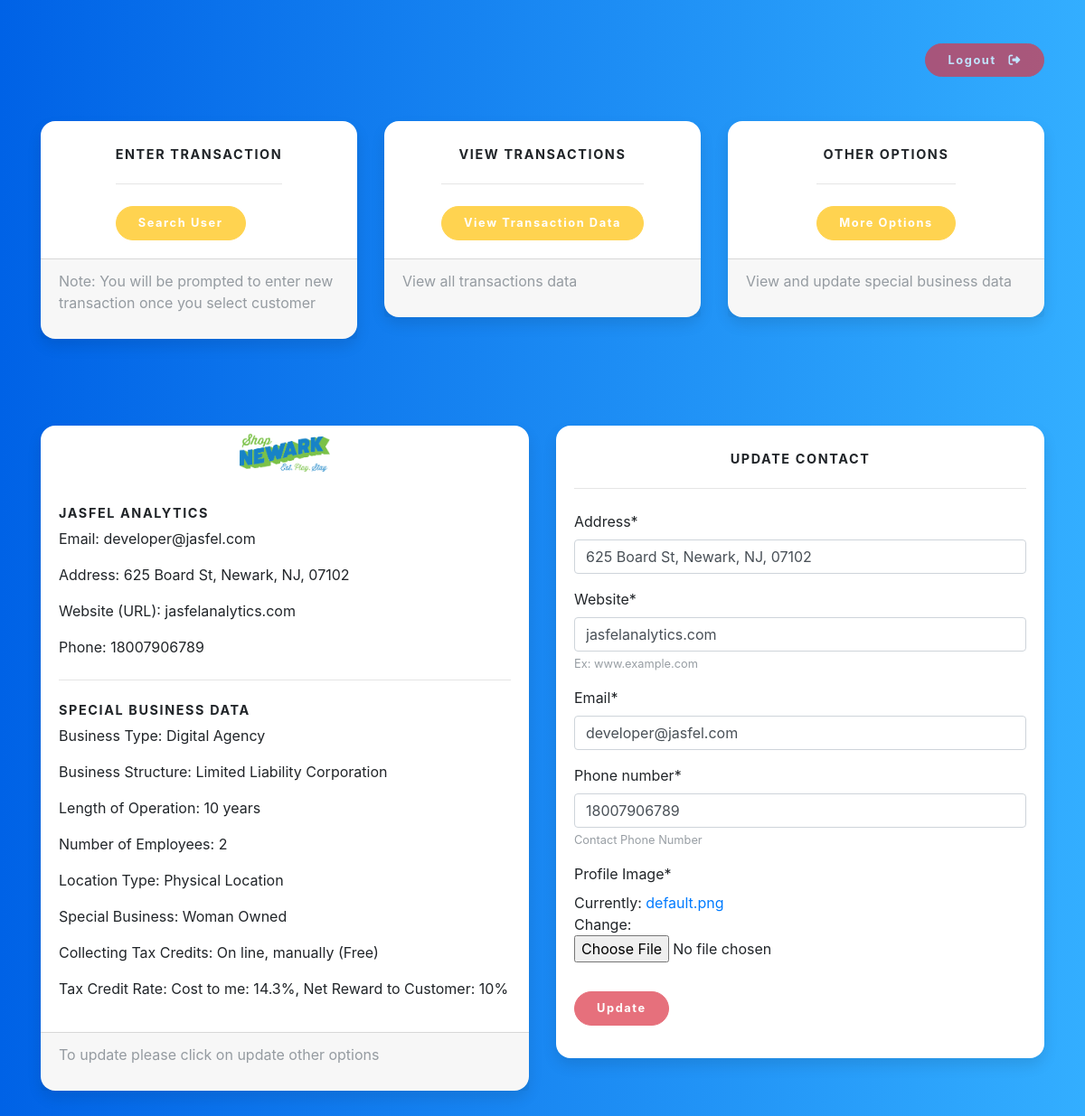
Page /dashboard/ (signed in) on the earlier database version.
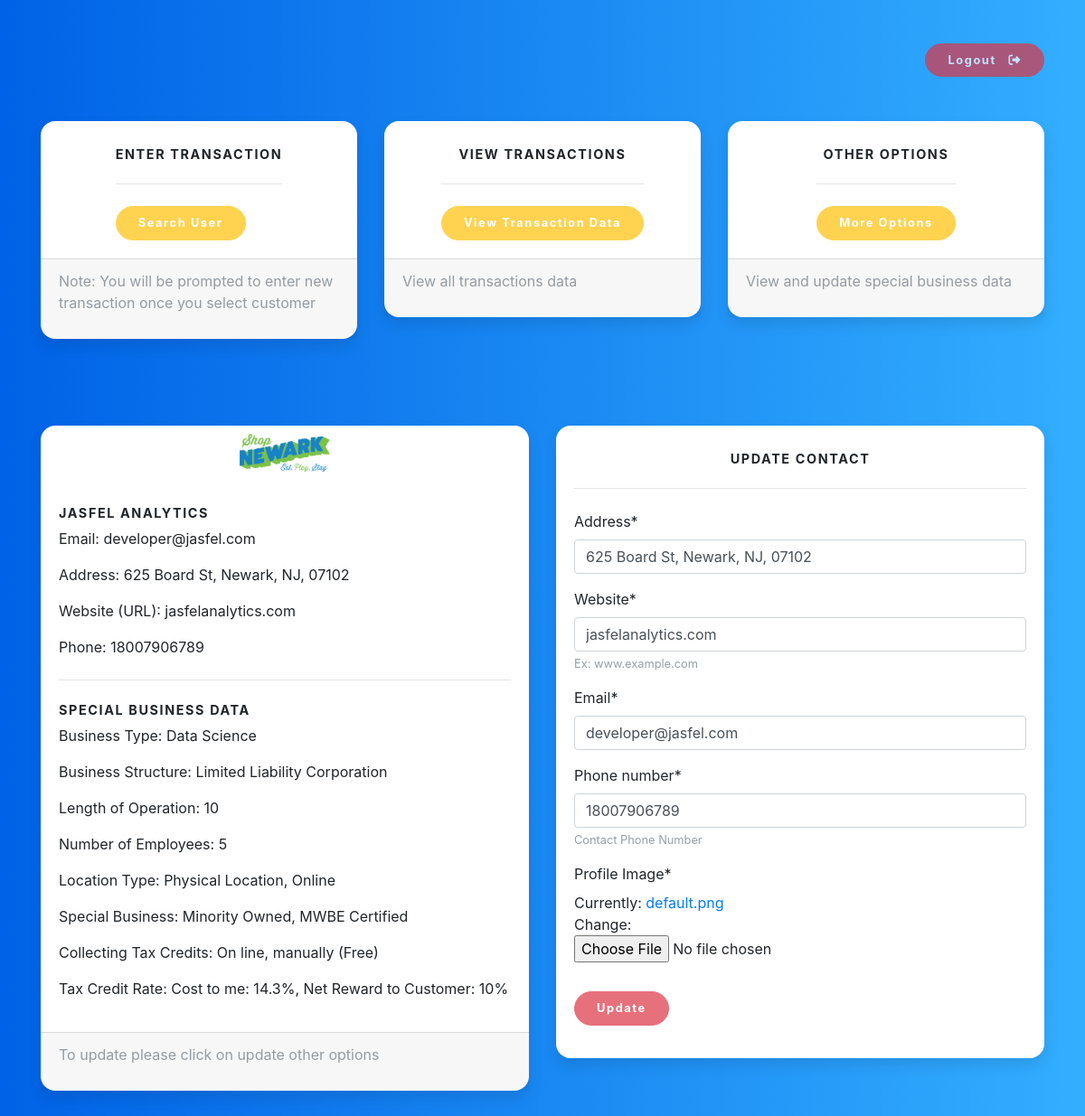
Same page on the later database version.
### users/models.py (models this page shows, shortened)
class User(AbstractBaseUser):
    email = models.EmailField(verbose_name="Email Address", max_length=60, unique=True)
    date_joined = models.DateTimeField(verbose_name="Date Joined", auto_now_add=True)
    last_login = models.DateTimeField(verbose_name="Last Login", auto_now_add=True)
    is_admin = models.BooleanField(default=False)
    is_active = models.BooleanField(default=True)
    is_staff = models.BooleanField(default=False)
    is_superuser = models.BooleanField(default=False)
    company_name = models.CharField(max_length=100, unique=False, verbose_name="Name of Business")
    legal_name = models.CharField(max_length=100, unique=False, verbose_name="Legal Name")
    address = models.CharField(max_length=100, unique=False, verbose_name="Address")
    business_type = models.CharField(max_length=100, unique=False, verbose_name="Type of Business")
    contact_name = models.CharField(max_length=100, unique=False, verbose_name="Contact Name")
    phone_number = models.CharField(max_length=12, blank=False, help_text="Contact Phone Number")
    website = models.CharField(max_length=30, unique=False, verbose_name="Website", help_text="Ex: www.example.com")
    bank_name = models.CharField(max_length=100, unique=False, verbose_name="Bank Name", default="", blank=True)
    branch_location = models.CharField(max_length=100, unique=False, verbose_name="Branch Location", default="", blank=True)
    aba_number = models.CharField(max_length=100, unique=False, verbose_name="ABA Number", default="", blank=True)
    account_number = models.CharField(max_length=100, unique=False, verbose_name="Account Number", default="", blank=True)
    banner = models.CharField(verbose_name="Options", max_length=1000, choices=BANNER_CHOICES)
    business_structure = models.CharField(max_length=1000, choices=BUSINESS_STRUCTURE_CHOICES)
    length_of_operation = models.CharField(max_length=100, unique=False, verbose_name="Length of Operation", help_text="Ex: 10 months")
    number_of_employees = models.CharField(max_length=100, unique=False, verbose_name="Number of Employees", help_text="Ex: 12 employees")
    location_type = MultiSelectField(choices=LOCATION_TYPE, unique=False, verbose_name="Does your business have a physical location? (Check all that apply)")
    speical_business = MultiSelectField(choices=SPECIAL_BUSINESS, unique=False, verbose_name="Is your business: (Check all that apply)")
    tax_credits = models.CharField(max_length=1000, choices=TAX_CREDIT_OPTIONS)
    rate = models.CharField(choices=TAX_CREDITS_RATES, max_length=50, verbose_name="Percentage", default='', null=False)
    terms_conditions = models.CharField(choices=TERMS_CONDITIONS, blank=False, verbose_name="Terms & Coniditons", default='Agree', max_length=8)
    approved = models.CharField(choices=APPROVED_OPTIONS, default="NO", verbose_name="Application Approved", max_length=3)
    USERNAME_FIELD = 'email'
    REQUIRED_FIELDS = [
        'company_name','legal_name', 'address', 'business_type', 'contact_name', 'phone_number', 'website',
        'banner',
        'business_structure', 'length_of_operation', 'number_of_employees', 'location_type', 'speical_business',
        'terms_conditions'
    ]
    objects = Manager()

class Profile(models.Model):
    user = models.OneToOneField(User, on_delete=models.CASCADE)
    image = models.ImageField(default='default.png', upload_to='profile_pics', verbose_name="Profile Image")

### users/views.py (the view)
# urls.py: path('dashboard/', user_views.dashboard, name='dashboard'),
@login_required
def dashboard(request):
    if request.method == 'POST':
        u_form = UserUpdateForm(request.POST, instance=request.user)
        p_form = ProfileUpdateForm(request.POST, request.FILES, instance=request.user.profile)
        if u_form.is_valid() and p_form.is_valid():
            u_form.save()
            p_form.save()
            messages.success(request, f'Your account has been updated!')
            return redirect('dashboard')
    else:
        u_form = UserUpdateForm(instance=request.user)
        p_form = ProfileUpdateForm(instance=request.user.profile)
    context = {
        'u_form': u_form,
        'p_form': p_form,
    }
    return render(request, 'users/dashboard.html', context)

### users/forms.py
class UserUpdateForm(forms.ModelForm):
    email = forms.EmailField()
    class Meta:
        model = User
        fields = ['address', 'website', 'email', 'phone_number']

class ProfileUpdateForm(forms.ModelForm):
    class Meta:
        model = Profile
        fields = ['image']

### users/templates/users/dashboard.html (shortened to what this page needs)
{% extends "users/base.html" %}
{% load crispy_forms_tags %}
{% block content %}
<section class="pricing py-5">
  <div class="container">
      <div class="row">
        <div class="col-12 ml-auto">
          <a class="btn btn-danger rounded-pill px-4 py-2 text-white" style="float:right;" href="{% url 'logout' %}">Logout&nbsp;&nbsp;&nbsp;<i class="fas fa-sign-out-alt"></i></a>
        </div>
      </div>
      {% include "users/messages.html" %}
      <div class="row py-5">
        <div class="col-lg-4">
          <div class="card mb-5 mb-lg-0">
            <div class="card-body m-auto">
              <h5 class="card-title text-uppercase text-center">Enter Transaction</h5>
              <hr>
              <a class="btn btn-warning rounded-pill px-4 py-2 text-white" href="{% url 'search-customer' %}">Search User</a>
            </div>
            <div class="card-footer">
              <p class="text-muted">Note: You will be prompted to enter new transaction once you select customer</p>
            </div>
          </div>
        </div>
        <div class="col-lg-4">
          <div class="card mb-5 mb-lg-0">
            <div class="card-body m-auto">
              <h5 class="card-title text-uppercase text-center">View Transactions</h5>
              <hr>
              <a class="btn btn-warning rounded-pill px-4 py-2 text-white" href="{% url 'transaction_data' %}">View Transaction Data</a>
            </div>
            <div class="card-footer">
              <p class="text-muted">View all transactions data</p>
            </div>
          </div>
        </div>
        <div class="col-lg-4">
          <div class="card mb-5 mb-lg-0">
            <div class="card-body m-auto">
              <h5 class="card-title text-uppercase text-center">Other Options</h5>
              <hr>
              <a class="btn btn-warning rounded-pill px-4 py-2 text-white" href="{% url 'special' %}">More Options</a>
            </div>
            <div class="card-footer">
              <p class="text-muted">View and update special business data</p>
            </div>
          </div>
        </div>
      </div>
      <div class="row py-5">
        <div class="col-lg-6">
          <div class="card pricing mb-5 mb-lg-0">
            <img class="account-img mx-auto py-2" width="auto" height="60px" src="{{ user.profile.image.url }}" />
            <div class="card-body">
                <h5 class="card-title text-uppercase">{{ user.company_name }}</h5>
                <ul class="fa-ul ml-0" style="list-style: none;">
                  <li>Email: {{ user.email }}</li>
                  <li>Address: {{ user.address }}</li>
                  <li>Website (URL): {{ user.website }}</li>
                  <li>Phone: {{ user.phone_number }}</li>
                </ul>
                <hr>
                <h5 class="card-title text-uppercase">Special Business Data</h5>
                <ul class="fa-ul ml-0" style="list-style: none;">
                  <li>Business Type: {{ user.business_type }}</li>
                  <li>Business Structure: {{ user.business_structure }}</li>
                  <li>Length of Operation: {{ user.length_of_operation }}</li>
                  <li>Number of Employees: {{ user.number_of_employees }}</li>
                  <li>Location Type: {{ user.location_type }}</li>
                  <li>Special Business: {{ user.speical_business }}</li>
                  <li>Collecting Tax Credits: {{ user.tax_credits }}</li>
                  <li>Tax Credit Rate: {{ user.rate }}</li>
                </ul>
            </div>
            <div class="card-footer">
              <p class="text-muted">To update please click on update other options</p>
            </div>
          </div>
        </div>
        <div class="col-lg-6">
          <div class="card pricing mb-5 mb-lg-0">
            <div class="card-body m-0">
              <h5 class="card-title text-uppercase text-center">Update Contact</h5>
              <hr>
              <form method="POST" enctype="multipart/form-data">
                <fieldset class="form-group">
                    {{ u_form|crispy }}
                    {{ p_form|crispy }}
                </fieldset>
                <div class="form-row m-0">
                  <button class="btn btn-danger rounded-pill px-4 py-2 text-white" type="submit">Update</button>
                </div>
              </form>
            </div>
          </div>
        </div>
      </div>
  </div>
</section>
{% endblock content %}

### users/templates/users/base.html (shortened to what this page needs)
{% load crispy_forms_tags %}
<!DOCTYPE>
<html>
    <head>
        <link rel="stylesheet" href="https://stackpath.bootstrapcdn.com/bootstrap/4.3.1/css/bootstrap.min.css">
        <link rel="stylesheet" href="https://cdnjs.cloudflare.com/ajax/libs/twitter-bootstrap/4.1.3/css/bootstrap.css" />
        <link rel="stylesheet" href="https://cdn.datatables.net/1.10.20/css/dataTables.bootstrap4.min.css" />
        <link rel="stylesheet" href="https://cdn.datatables.net/buttons/1.6.1/css/buttons.dataTables.min.css" />
    </head>
    <body>
        {% block content %}
        {% endblock content %}
    </body>
</html>

### users/templates/users/messages.html (shortened to what this page needs)
<div class="row">
    <div class="col-lg-12">
    </div>
</div>

### users/templates/users/base.html (style rules this page uses)
body { background: #007bff; background: linear-gradient(to right, #0062E6, #33AEFF); }
section.pricing { background: #007bff; background: linear-gradient(to right, #0062E6, #33AEFF); }
.pricing .card { border: none; border-radius: 1rem; transition: all 0.2s; box-shadow: 0 0.5rem 1rem 0 rgba(0, 0, 0, 0.1); }
.pricing hr { margin: 1.5rem 0; }
.pricing .card-title { margin: 0.5rem 0; font-size: 0.9rem; letter-spacing: .1rem; font-weight: bold; }
.pricing ul li { margin-bottom: 1rem; }
.pricing .text-muted { opacity: 0.7; }
.pricing .btn { font-size: 80%; border-radius: 5rem; letter-spacing: .1rem; font-weight: bold; padding: 1rem; opacity: 0.7; transition: all 0.2s; }
:root { --input-padding-x: 1.5rem; --input-padding-y: .75rem; }

Differences in the rows shown:
changed User "developer@jasfel.com": business_type "Digital Agency" → "Data Science"; length_of_operation "10 years" → "10"; number_of_employees "2" → "5"; location_type "Physical Location" → "Physical Location, Online"; speical_business "Woman Owned" → "Minority Owned, MWBE Certified"
